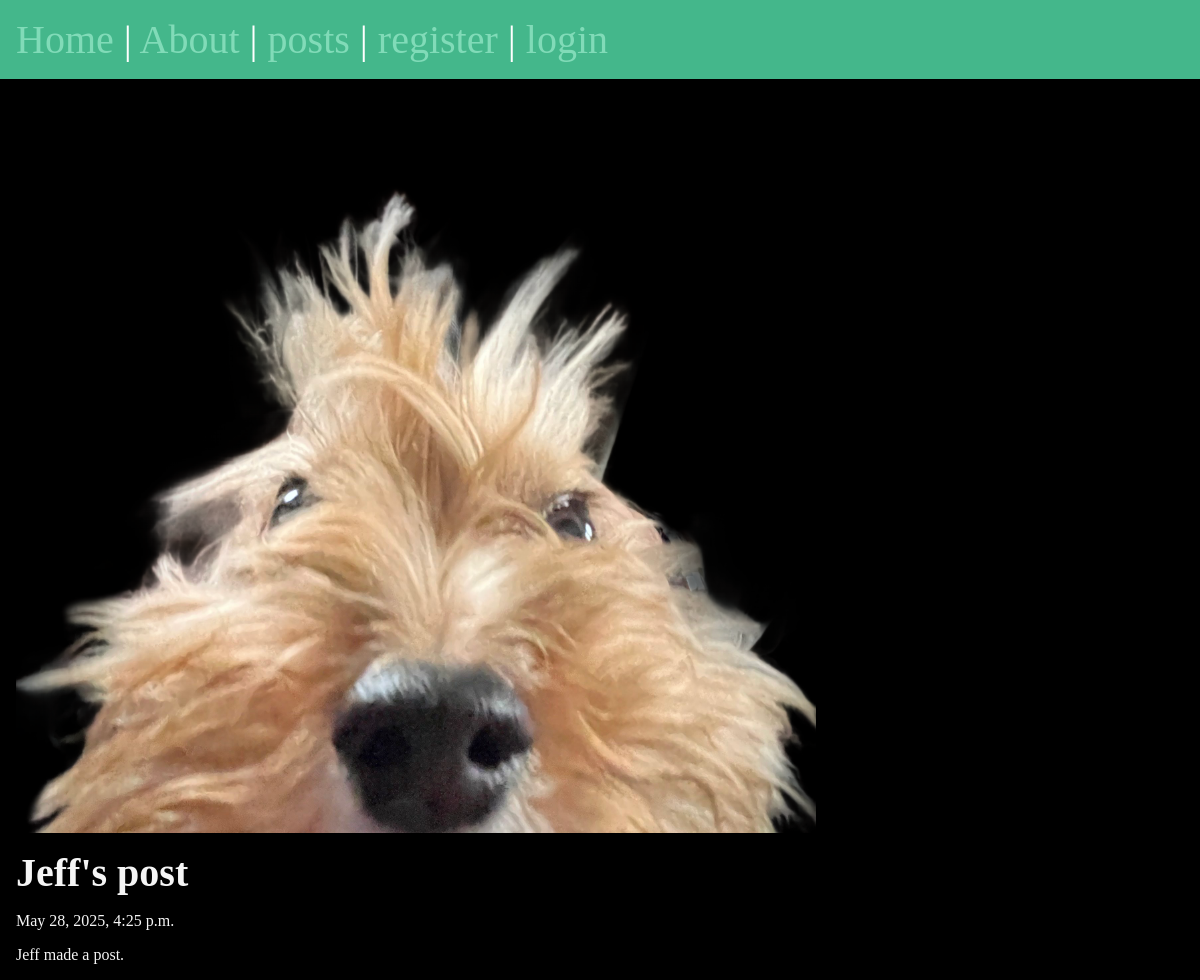
Page /posts/jeffs-post on the committed database.
### posts/models.py (models this page shows, shortened)
class Post(models.Model):
    title = models.CharField(max_length=75)
    body = models.TextField()
    slug = models.SlugField()
    date = models.DateTimeField(auto_now_add=True)
    banner = models.ImageField(default='fallback.png', blank=True)
    author = models.ForeignKey(User, on_delete=models.CASCADE, default=None)

### posts/views.py (the view)
# urls.py: path('<slug:slug>', views.post_page, name="page" ),
def post_page(request, slug):
    post = Post.objects.get(slug=slug)
    return render(request, 'posts/post_page.html', { 'post': post })

### posts/templates/posts/post_page.html (shortened to what this page needs)
{% extends 'layout.html' %}
{% block content %}
<section>
    <img
    class="banner"
    src="{{ post.banner.url }}"
    alt="{{ post.title }}"/>
    <h1>{{ post.title }} </h1>
    <p>{{ post.date }}</p>
    <p>{{ post.body }}</p>
</section>
{% endblock %}

### rows in the picture
Post: banner (picture), title "Jeff's post", date "May 28, 2025, 4:25 p.m.", body "Jeff made a post."
